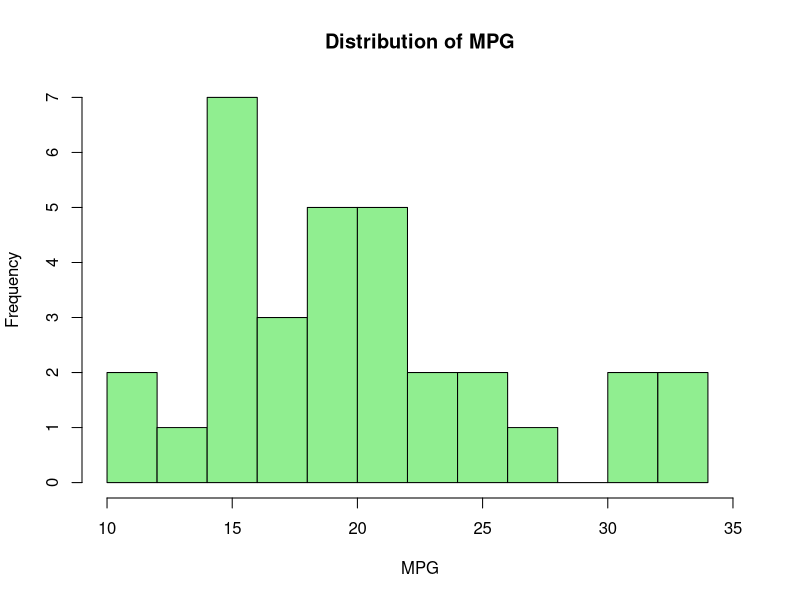
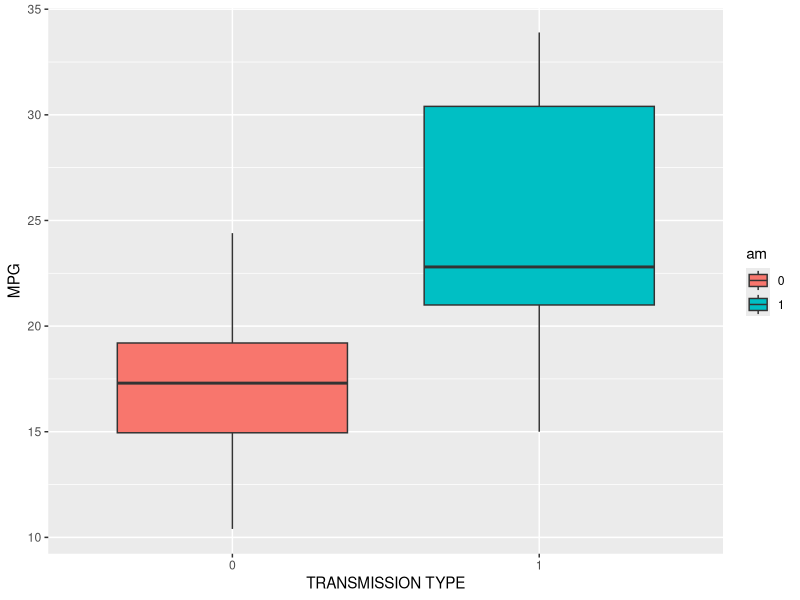
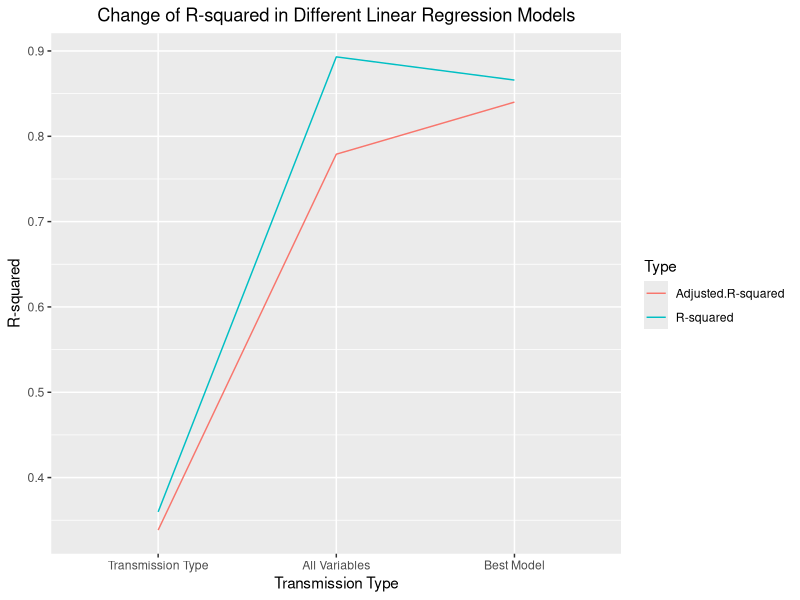
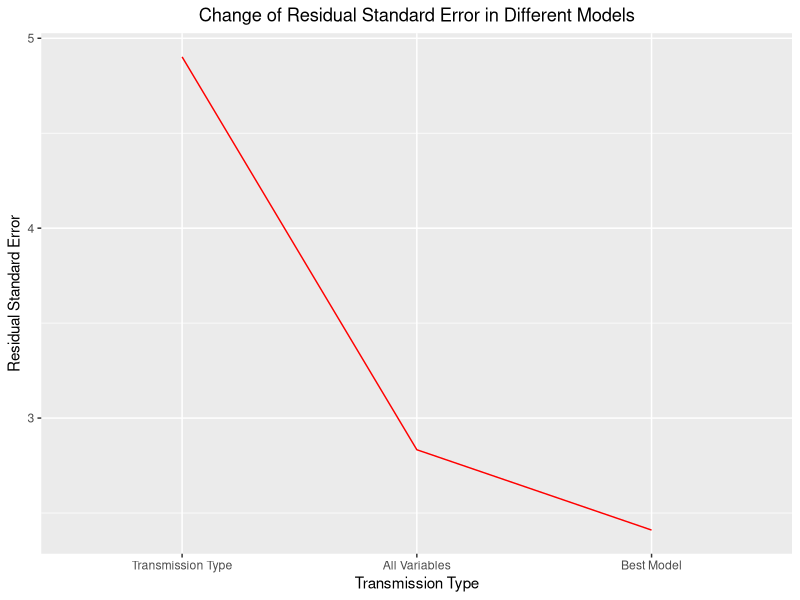
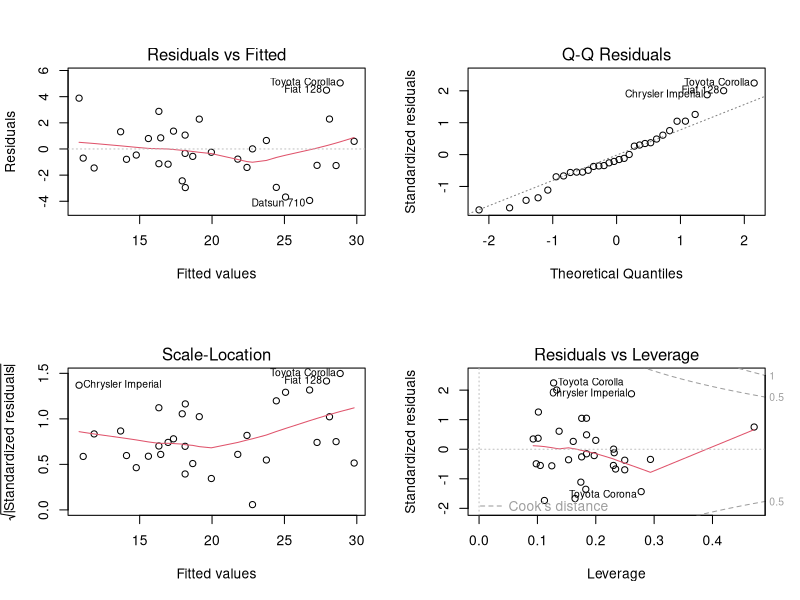

Here is the R script that generated these plots, in order:
## ---- chunk 1
library(datasets)
library(ggplot2)
library(gridExtra)
## ---- chunk 2
data(mtcars)
mtcars$am <- as.factor(mtcars$am)
mtcars$cyl <- as.factor(mtcars$cyl)
mtcars$vs <- as.factor(mtcars$vs)
mtcars$gear <- as.factor(mtcars$gear)
mtcars$carb <- as.factor(mtcars$carb)
str(mtcars)
## ---- chunk 3
summary(mtcars)
## ---- chunk 4
table(mtcars$am)
## ---- chunk 5
hist(mtcars$mpg, breaks = 15, xlab = "MPG", main = "Distribution of MPG", col = "lightgreen", xlim = c(10,35))
## ---- chunk 6
plot <- ggplot(mtcars, aes(x = am, y = mpg)) + geom_boxplot(aes(fill = am)) + labs(x = "TRANSMISSION TYPE", y = "MPG")
plot
## ---- chunk 7
t.test(mpg ~ am, data = mtcars)
## ---- chunk 8
fit.am <- lm(mpg ~ am, data = mtcars)
summary(fit.am)
## ---- chunk 9
fit.all <- lm(mpg ~ ., data = mtcars)
summary(fit.all)
## ---- chunk 10
fit.best <- step(fit.all, direction="both", trace=0)
summary(fit.best)
## ---- chunk 11
t <- data.frame("Model" = c("Transmission Type", "All Variables", "Best Model", "Transmission Type", "All Variables", "Best Model"), "R.Squared" = c(summary(fit.am)$r.squared, summary(fit.all)$r.squared, summary(fit.best)$r.squared, summary(fit.am)$adj.r.squared, summary(fit.all)$adj.r.squared, summary(fit.best)$adj.r.squared), "Type" = c("R-squared","R-squared","R-squared","Adjusted.R-squared","Adjusted.R-squared","Adjusted.R-squared"))
t$Model <- factor(t$Model, levels=c("Transmission Type", "All Variables", "Best Model"))

t1 <- data.frame("Model" = c("Transmission Type", "All Variables", "Best Model"), "Sigma" = c(summary(fit.am)$sigma, summary(fit.all)$sigma, summary(fit.best)$sigma))
t1$Model <- factor(t1$Model, levels=c("Transmission Type", "All Variables", "Best Model"))
## ---- chunk 12
plot <- ggplot(t, aes(x = Model, y = R.Squared)) +  geom_line(aes(colour = Type, group = Type)) + xlab("Transmission Type") + ylab("R-squared") + ggtitle("Change of R-squared in Different Linear Regression Models") + theme(plot.title = element_text(hjust = 0.5))
plot
## ---- chunk 13
plot <- ggplot(t1, aes(x = Model, y = Sigma)) +  geom_line(aes(group = 1), col = "red") + xlab("Transmission Type") + ylab("Residual Standard Error") + ggtitle("Change of Residual Standard Error in Different Models") + theme(plot.title = element_text(hjust = 0.5))
plot
## ---- chunk 14
par(mfrow = c(2,2))
plot(fit.best)
## ---- chunk 15
summary(fit.best)$coefficients
## ---- chunk 16
summary(fit.best)$coefficients[6,1] + c(-1, 1) * qt(.975, df = fit.best$df) * summary(fit.best)$coefficients[6,2]
